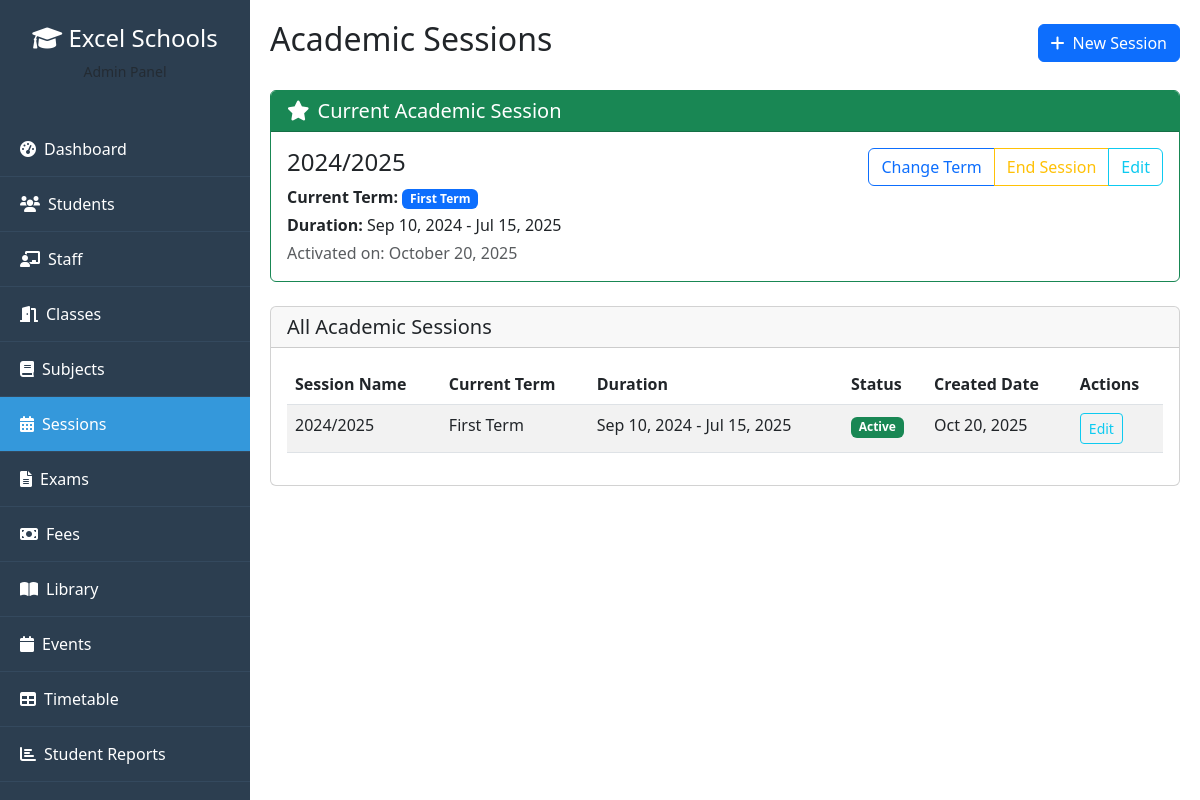
Screenshot of /admin/sessions.php (signed in) with the database file from the repository.
### tables this page shows
CREATE TABLE academic_sessions (
    id INT PRIMARY KEY AUTO_INCREMENT,
    name VARCHAR(50) NOT NULL UNIQUE,
    current_term ENUM('first', 'second', 'third') NOT NULL,
    start_date DATE,
    end_date DATE,
    status ENUM('active', 'inactive', 'completed') DEFAULT 'inactive',
    created_by INT,
    created_at TIMESTAMP DEFAULT CURRENT_TIMESTAMP,
    updated_at TIMESTAMP DEFAULT CURRENT_TIMESTAMP ON UPDATE CURRENT_TIMESTAMP,
    FOREIGN KEY (created_by) REFERENCES users(id) ON DELETE SET NULL
);

### admin/sessions.php (the view, shortened to what this page needs)
<?php
$database = new Database();
$db = $database->getConnection();
$current_session_query = "SELECT * FROM academic_sessions WHERE status = 'active' LIMIT 1";
$current_session = $db->query($current_session_query)->fetch(PDO::FETCH_ASSOC);
$sessions_query = "SELECT * FROM academic_sessions ORDER BY created_at DESC";
$sessions = $db->query($sessions_query)->fetchAll(PDO::FETCH_ASSOC);
$settings_qry = "SELECT setting_key, setting_value FROM system_settings WHERE is_public = 1";
$settings_rst = $db->query($settings_qry);
$school_settings = [];
while ($row = $settings_rst->fetch(PDO::FETCH_ASSOC)) {
    $school_settings[$row['setting_key']] = $row['setting_value'];
}
?>
<!DOCTYPE html>
<html lang="en">
<head>
    <link href="https://cdn.jsdelivr.net/npm/bootstrap@5.3.0/dist/css/bootstrap.min.css" rel="stylesheet">
    <link href="https://cdnjs.cloudflare.com/ajax/libs/font-awesome/6.0.0/css/all.min.css" rel="stylesheet">
    <link rel="stylesheet" href="../assets/css/admin.css">
</head>
<body>
    <div class="sidebar">
        <div class="p-4 text-center">
            <h4><i class="fas fa-graduation-cap"></i> <?php echo $school_settings['school_name'] ?? 'Excel Schools'; ?></h4>
            <p class="text-muted small">Admin Panel</p>
        </div>
        <nav class="nav flex-column scrollable-menu">
            <a class="nav-link" href="dashboard.php"><i class="fas fa-tachometer-alt me-2"></i>Dashboard</a>
            <a class="nav-link" href="students.php"><i class="fas fa-users me-2"></i>Students</a>
            <a class="nav-link" href="staff.php"><i class="fas fa-chalkboard-teacher me-2"></i>Staff</a>
            <a class="nav-link" href="classes.php"><i class="fas fa-door-open me-2"></i>Classes</a>
            <a class="nav-link" href="subjects.php"><i class="fas fa-book me-2"></i>Subjects</a>
            <a class="nav-link active" href="sessions.php"><i class="fas fa-calendar-alt me-2"></i>Sessions</a>
            <a class="nav-link" href="exams.php"><i class="fas fa-file-alt me-2"></i>Exams</a>
            <a class="nav-link" href="fees.php"><i class="fas fa-money-bill me-2"></i>Fees</a>
            <a class="nav-link" href="library.php"><i class="fas fa-book-open me-2"></i>Library</a>
            <a class="nav-link" href="events.php"><i class="fas fa-calendar me-2"></i>Events</a>
            <a class="nav-link" href="timetable.php"><i class="fas fa-table me-2"></i>Timetable</a>
            <a class="nav-link" href="student_reports.php"><i class="fas fa-chart-bar me-2"></i>Student Reports</a>
            <a class="nav-link" href="student_promotion.php"><i class="fas fa-user-graduate me-2"></i>Student Promotion</a>
        </nav>
    </div>
    <div class="main-content">
        <div class="d-flex justify-content-between align-items-center mb-4">
            <h2>Academic Sessions</h2>
            <button class="btn btn-primary" data-bs-toggle="modal" data-bs-target="#addSessionModal">
                <i class="fas fa-plus me-2"></i>New Session
            </button>
        </div>
        <?php if ($current_session): ?>
            <div class="card mb-4 border-success">
                <div class="card-header bg-success text-white">
                    <h5 class="card-title mb-0">
                        <i class="fas fa-star me-2"></i>Current Academic Session
                    </h5>
                </div>
                <div class="card-body">
                    <div class="row">
                        <div class="col-md-6">
                            <h4><?php echo $current_session['name']; ?></h4>
                            <p class="mb-1">
                                <strong>Current Term:</strong>
                                <span class="badge bg-primary">
                                    <?php echo ucfirst($current_session['current_term']); ?> Term
                                </span>
                            </p>
                            <p class="mb-1">
                                <strong>Duration:</strong>
                                <?php echo date('M j, Y', strtotime($current_session['start_date'])); ?> -
                                <?php echo date('M j, Y', strtotime($current_session['end_date'])); ?>
                            </p>
                            <p class="mb-0 text-muted">
                                Activated on: <?php echo date('F j, Y', strtotime($current_session['created_at'])); ?>
                            </p>
                        </div>
                        <div class="col-md-6 text-end">
                            <div class="btn-group">
                                <button class="btn btn-outline-primary" data-bs-toggle="modal" data-bs-target="#changeTermModal"
                                        data-session-id="<?php echo $current_session['id']; ?>"
                                        data-current-term="<?php echo $current_session['current_term']; ?>">
                                    Change Term
                                </button>
                                <button class="btn btn-outline-warning" data-bs-toggle="modal" data-bs-target="#endSessionModal"
                                        data-session-id="<?php echo $current_session['id']; ?>"
                                        data-session-name="<?php echo $current_session['name']; ?>">
                                    End Session
                                </button>
                                <button class="btn btn-outline-info" data-bs-toggle="modal" data-bs-target="#editSessionModal"
                                        data-session-id="<?php echo $current_session['id']; ?>"
                                        data-name="<?php echo $current_session['name']; ?>"
                                        data-current-term="<?php echo $current_session['current_term']; ?>"
                                        data-start-date="<?php echo $current_session['start_date']; ?>"
                                        data-end-date="<?php echo $current_session['end_date']; ?>"
                                        data-status="<?php echo $current_session['status']; ?>">
                                    Edit
                                </button>
                            </div>
                        </div>
                    </div>
                </div>
            </div>
        <?php endif; ?>
        <div class="card">
            <div class="card-header">
                <h5 class="card-title mb-0">All Academic Sessions</h5>
            </div>
            <div class="card-body">
                <div class="table-responsive">
                    <table class="table table-striped">
                        <thead>
                            <tr>
                                <th>Session Name</th>
                                <th>Current Term</th>
                                <th>Duration</th>
                                <th>Status</th>
                                <th>Created Date</th>
                                <th>Actions</th>
                            </tr>
                        </thead>
                        <tbody>
                            <?php foreach ($sessions as $session): ?>
                                <tr>
                                    <td><?php echo $session['name']; ?></td>
                                    <td><?php echo ucfirst($session['current_term']); ?> Term</td>
                                    <td>
                                        <?php if ($session['start_date'] && $session['end_date']): ?>
                                            <?php echo date('M j, Y', strtotime($session['start_date'])); ?> -
                                            <?php echo date('M j, Y', strtotime($session['end_date'])); ?>
                                        <?php else: ?>
                                            <span class="text-muted">Not set</span>
                                        <?php endif; ?>
                                    </td>
                                    <td>
                                        <?php if ($session['status'] == 'active'): ?>
                                            <span class="badge bg-success">Active</span>
                                        <?php elseif ($session['status'] == 'completed'): ?>
                                            <span class="badge bg-secondary">Completed</span>
                                        <?php else: ?>
                                            <span class="badge bg-warning">Inactive</span>
                                        <?php endif; ?>
                                    </td>
                                    <td><?php echo date('M j, Y', strtotime($session['created_at'])); ?></td>
                                    <td>
                                        <div class="btn-group btn-group-sm">
                                            <button class="btn btn-outline-info" data-bs-toggle="modal" data-bs-target="#editSessionModal"
                                                    data-session-id="<?php echo $session['id']; ?>"
                                                    data-name="<?php echo $session['name']; ?>"
                                                    data-current-term="<?php echo $session['current_term']; ?>"
                                                    data-start-date="<?php echo $session['start_date']; ?>"
                                                    data-end-date="<?php echo $session['end_date']; ?>"
                                                    data-status="<?php echo $session['status']; ?>">
                                                Edit
                                            </button>
                                        </div>
                                    </td>
                                </tr>
                            <?php endforeach; ?>
                        </tbody>
                    </table>
                </div>
            </div>
        </div>
    </div>
</body>
</html>

### assets/css/admin.css (style rules this page uses)
.sidebar { background: #2c3e50; color: white; height: 100vh; position: fixed; width: 250px; transition: transform 0.3s ease; z-index: 1000; overflow-y: auto; }
.sidebar .nav-link { color: white; padding: 15px 20px; border-bottom: 1px solid #34495e; }
.sidebar .nav-link.active { background: #3498db; }
.main-content { margin-left: 250px; padding: 20px; transition: margin-left 0.3s ease; }

### rows the page displays
academic_sessions: name "2024/2025", current_term "First", start_date "Sep 10, 2024", end_date "Jul 15, 2025", created_at "October 20, 2025", status "Active", created_at "Oct 20, 2025"

### other values shown
$school_settings['school_name'] "Excel Schools"
